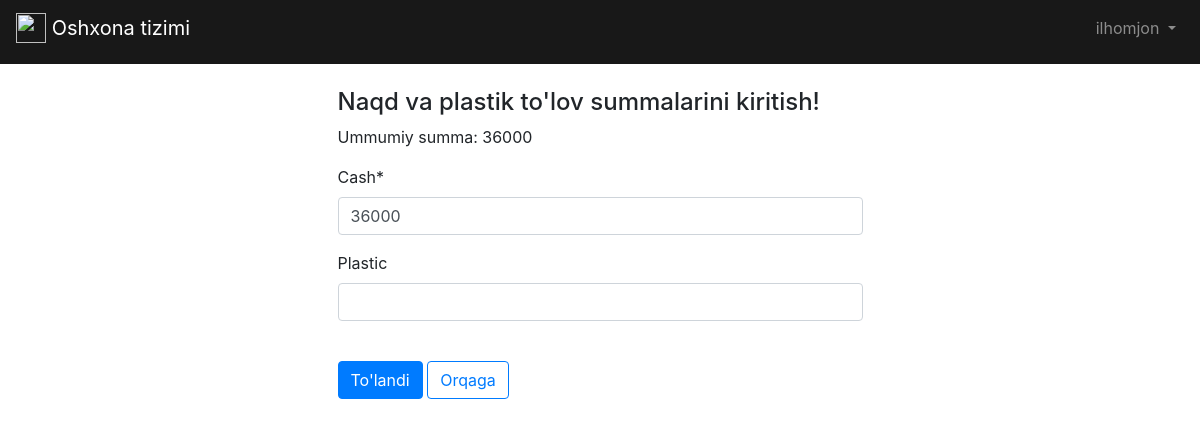
The page /profession/partial_payment/15/ (signed in) on the database its author committed.
### accounts/models.py (models this page shows, shortened)
class EmployeeUser(AbstractUser):
    phone = models.CharField(max_length=20, null=True, blank=True)
    STATUS = (
        ('cashier', ('kassir')),
        ('chef', ('oshpaz')),
        ('accountant', ('buxgalter')),
    )
    profession = models.CharField(
        max_length=32,
        choices=STATUS,
        default='cashier',
    )

### products/models.py (models this page shows, shortened)
class Order(models.Model):
    ref_code = models.IntegerField()
    products = models.ManyToManyField(OrderProduct)
    start_date = models.DateTimeField(auto_now_add=True)
    ordered_date = models.DateTimeField()
    ordered = models.BooleanField(default=False)
    order_completed = models.BooleanField(default=False)
    order_completed_date = models.DateTimeField(null=True, blank=True)
    cash = models.IntegerField()
    plastic = models.IntegerField(null=True, blank=True)
    def get_total(self):
        total = 0
        for order_product in self.products.all():
            total += order_product.get_final_price()
        return total

class OrderProduct(models.Model):
    ordered = models.BooleanField(default=False)
    product = models.ForeignKey(Product, on_delete=models.CASCADE)
    quantity = models.IntegerField(default=1)
    def get_total_product_price(self):
        return self.quantity * self.product.price
    def get_total_product_discount_price(self):
        return self.quantity * self.product.discount_price
    def get_final_price(self):
        if self.product.discount_price:
            return self.get_total_product_discount_price()
        return self.get_total_product_price()

class Product(models.Model):
    name = models.CharField(max_length=50)
    date = models.DateTimeField(auto_now_add=True)
    price = models.IntegerField()
    discount_price = models.IntegerField(null=True, blank=True)
    category = models.ForeignKey(Category, on_delete=models.CASCADE)
    class Meta:
        verbose_name_plural = "Products"

### products/views.py (the view)
# urls.py: path('partial_payment/<int:pk>/', UpdatePartialPaymentView.as_view(), name='partial_payment'),
class UpdatePartialPaymentView(LoginRequiredMixin, UpdateView):
    model = Order
    template_name = 'partial-payment.html'
    fields = ['cash', 'plastic']

### template/partial-payment.html (shortened to what this page needs)
{% extends 'base.html' %}
{% load crispy_forms_tags %}
{% block content %}
<br>
<div class="col-6 offset-3">
<h4>Naqd va plastik to'lov summalarini kiritish!</h4>
    <p>Ummumiy summa: {{ object.get_total }}</p>
    <form method="post">
        {{ form|crispy }}<br>
<button type="button" class="btn btn-primary" data-bs-toggle="modal" data-bs-target="#exampleModal">
  To'landi
</button>
        <a href="{% url 'cashier' %}" class="btn btn-outline-primary">Orqaga</a>
    </form>
</div>
{% endblock content %}

### template/base.html (shortened to what this page needs)
{% load static %}
<!DOCTYPE html>
<html>
    <head>
            <link rel="stylesheet" href="https://cdn.jsdelivr.net/npm/bootstrap@4.5.3/dist/css/bootstrap.min.css">
    </head>
    <body>
        <nav class="navbar pb-3 navbar-expand-lg navbar-dark" style="background-color: #181818;">
            <a class="navbar-brand" href="{% url 'profession' %}">
                <img src="/static/assets/img/logo1.jpg" width="30" height="30" class="d-inline-block align-top" alt="">
                Oshxona tizimi
            </a>
            <div class="collapse navbar-collapse" id="navbarSupportedContent">
                {% if user.is_authenticated %}
                    <ul class="navbar-nav ml-auto">
                        <li class="nav-item">
                            <a class="nav-link dropdown-toggle" href="#"
                                id="navbarDropdown" role="button" data-toggle="dropdown"
                                aria-haspopup="true" aria-expanded="false">
                                {{ user.username }}
                            </a>
                        </li>
                    </ul>
                {% endif %}
            </div>
        </nav>
        <main>
            <div class="container">
                {% block content %}
                {% endblock content %}
            </div>
        </main>
    </body>
</html>

### rows shown on the page
EmployeeUser: username "ilhomjon"
Order: get_total "36000", cash "36000"
